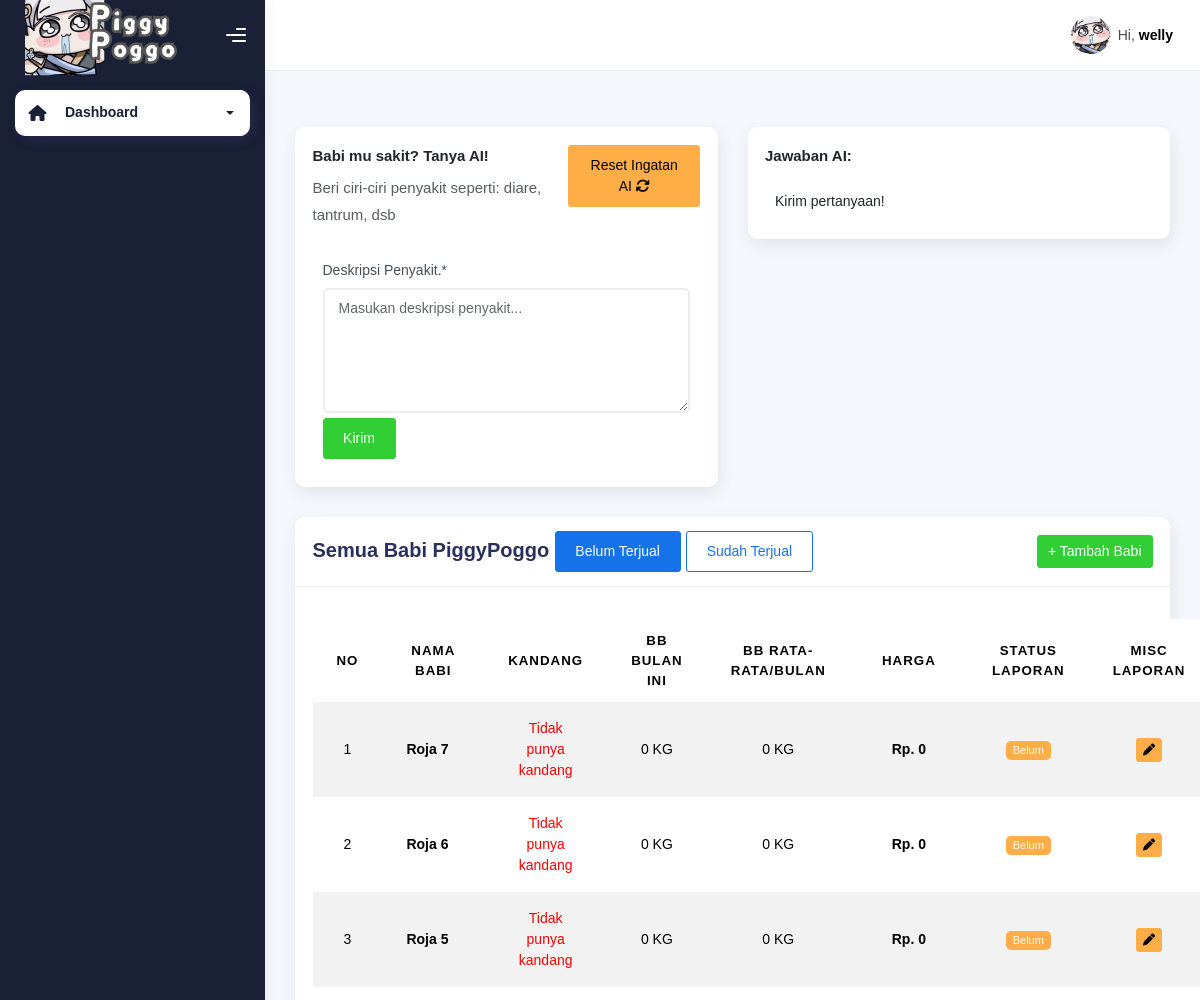
The page /babi (signed in, upper part) on the database as committed earlier.
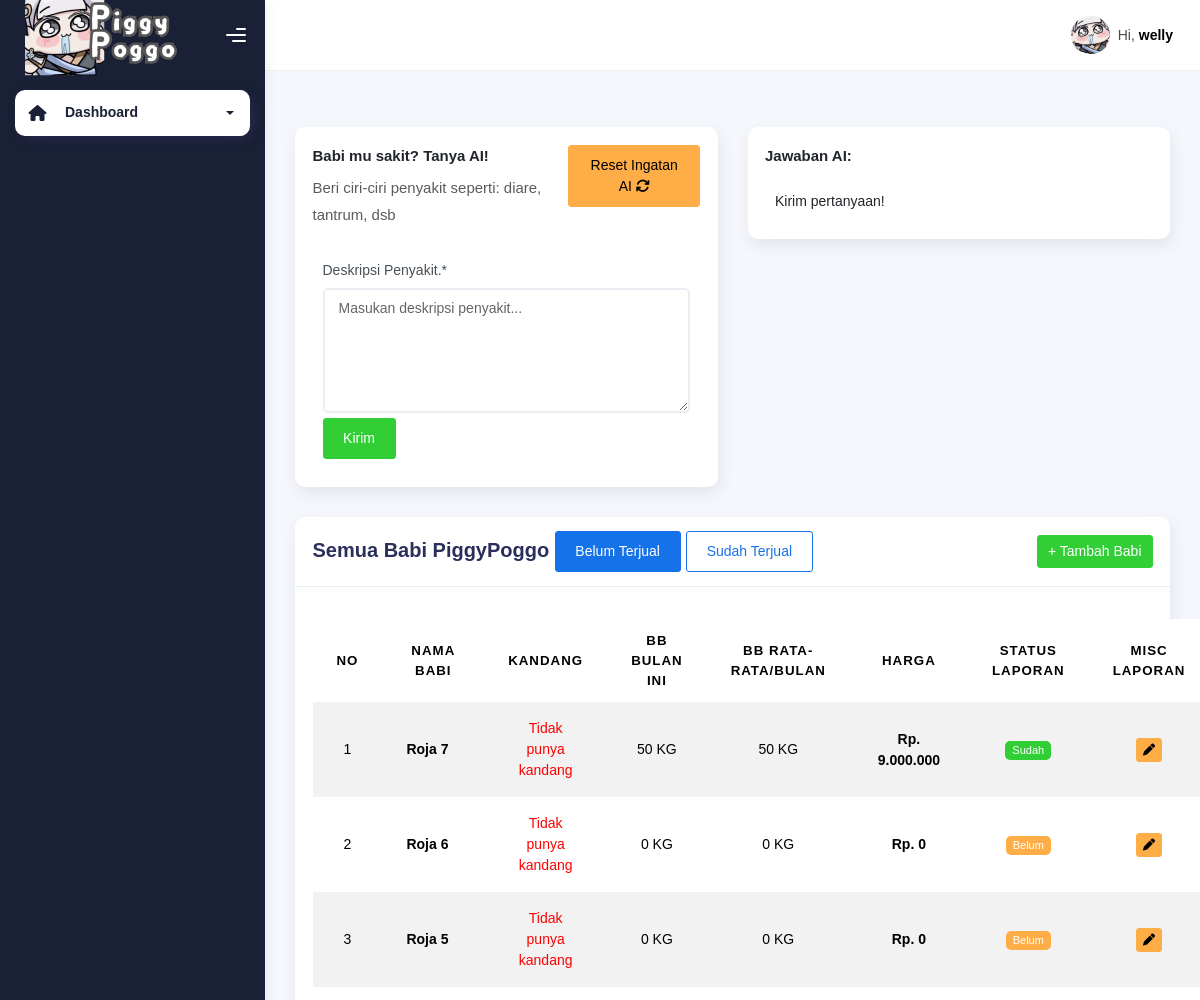
The same page on the database as committed later.
### piggypoggo_app/models.py (models this page shows, shortened)
class Babi(models.Model):
    nama_babi = models.CharField(max_length=50, null=True, blank=True)
    kandang = models.ForeignKey(Kandang, null=True, blank=True, on_delete=models.SET_NULL)
    terjual = models.BooleanField(default=False)
    harga = models.IntegerField(default=0)
    sakit = models.BooleanField(default=False)
    def __str__(self):
        return f'{self.nama_babi}'

class Laporan(models.Model):
    babi = models.ForeignKey(Babi, on_delete=models.CASCADE, null=True, blank=True)
    tanggal = models.DateTimeField(null=True, blank=True)
    berat_badan = models.CharField(max_length=10, null=True, blank=True)
    obat = models.BooleanField(default=False)
    foto_babi = models.ImageField(upload_to='foto_babi/', blank=True, null=True)

### piggypoggo_app/views.py (the view, shortened to what this page needs)
# urls.py: path('babi', views.babi, name="babi"),
@login_required
@status_required([1, 2])
def babi(request):
    status = request.GET.get('status')
    today = now().date()
    current_month = today.month
    current_year = today.year
    selected_status = status
    if status == 'terjual':
        all_babis = Babi.objects.filter(terjual=True).order_by('-pk')
    else:
        all_babis = Babi.objects.filter(terjual=False).order_by('-pk')
    for babi in all_babis:
        laporans = Laporan.objects.filter(babi=babi)
        babi.bb_rata_rata = 0
        babi.bb_bulan_ini = 0
        babi.harga_bulan_ini = 0
        if laporans:
            babi.bb_bulan_ini = laporans.last().berat_badan
            babi.harga_bulan_ini = format_number(babi.harga)
            for laporan in laporans:
                babi.bb_rata_rata += Decimal(laporan.berat_badan)
            if babi.bb_rata_rata != 0:
                babi.bb_rata_rata = babi.bb_rata_rata / laporans.count()
        last_laporan = (
            Laporan.objects.filter(babi=babi)
            .order_by('-tanggal')
            .first()
        )
        if last_laporan.obat == False or last_laporan.berat_badan == 0 or laporan.babi.harga == 0:
            babi.status = 'Belum'
        else:
            babi.status = 'Sudah'
        babi.last_laporan = last_laporan
    context = {
        'on': 'babi',
        'all_babis': all_babis,
        'selected_status': selected_status,
    }
    return render(request, 'babi.html', context)

### piggypoggo_app/models.py (called while the page is built)
    def __str__(self):
        return f'{self.nomor_kandang}'

### piggypoggo_app/views.py (called while the page is built)
def format_number(value):
    try:
        value = int(value)
        return "{:,}".format(value).replace(",", ".")
    except:
        return value

### piggypoggo_app/templates/babi.html (shortened to what the changed rows need)
{% extends "base-dashboard.html" %} {% load static %}
{% block content %}
<div class="container">
    <div class="page-inner">
        <div class="row">
            <div class="col-md-12">
                <div class="card">
                    <div class="card-body">
                        <table class="table table-striped mt-3">
                        <thead>
                            <tr>
                            <th scope="col" style="text-align: center;">No</th>
                            <th scope="col" style="text-align: center;">Nama Babi</th>
                            <th scope="col" style="text-align: center;">Kandang</th>
                            <th scope="col" style="text-align: center;">BB Bulan Ini</th>
                            <th scope="col" style="text-align: center;">BB Rata-Rata/Bulan</th>
                            <th scope="col" style="text-align: center;">Harga</th>
                            <th scope="col" style="text-align: center;">Status Laporan</th>
                            <th scope="col" style="text-align: center;">MISC Laporan</th>
                            </tr>
                        </thead>
                        <tbody>
                            {% for babi in all_babis %}
                            <tr>
                                <td style="text-align: center;">{{ forloop.counter }}</td>
                                <td><b>{{ babi }}</b></td>
                                <td style="text-align: center;">{% if babi.kandang %}Kandang {{ babi.kandang }}{% else %}<span style="color: red;">Tidak punya kandang</span>{% endif %}</td>
                                <td style="text-align: center;">{{ babi.bb_bulan_ini }} KG</td>
                                <td style="text-align: center;">{{ babi.bb_rata_rata }} KG</td>
                                <td style="text-align: center;"><b>Rp. {{ babi.harga_bulan_ini }}</b></td>
                                <td style="text-align: center;">
                                    {% if babi.terjual %}
                                    <span class="badge badge-success">Terjual</span>
                                    {% else %}
                                    <span class="badge badge-{% if babi.status == 'Belum' %}warning{% else %}success{% endif %}">{{ babi.status }}</span>
                                    {% endif %}
                                </td>
                                <td style="text-align: center;">
                                    {% if babi.terjual %}
                                    <span class="badge badge-success">Terjual</span>
                                    {% else %}
                                    <a href="{% url 'edit-laporan' laporan_pk=babi.last_laporan.pk %}" class="btn btn-warning btn-sm" style="padding: 2px 6px; font-size: 12px;">
                                        <i class="fa fa-pen"></i>
                                    </a>
                                    {% endif %}
                                </td>
                            </tr>
                            {% endfor %}
                        </tbody>
                        </table>
                    </div>
                </div>
            </div>
        </div>
    </div>
</div>
{% endblock content %}

Rows that differ between the two databases and show on the page:
changed Babi "Roja 7": bb_bulan_ini "0" → "50"; bb_rata_rata "0" → "50"; harga_bulan_ini "0" → "9.000.000"; status "Belum" → "Sudah"
